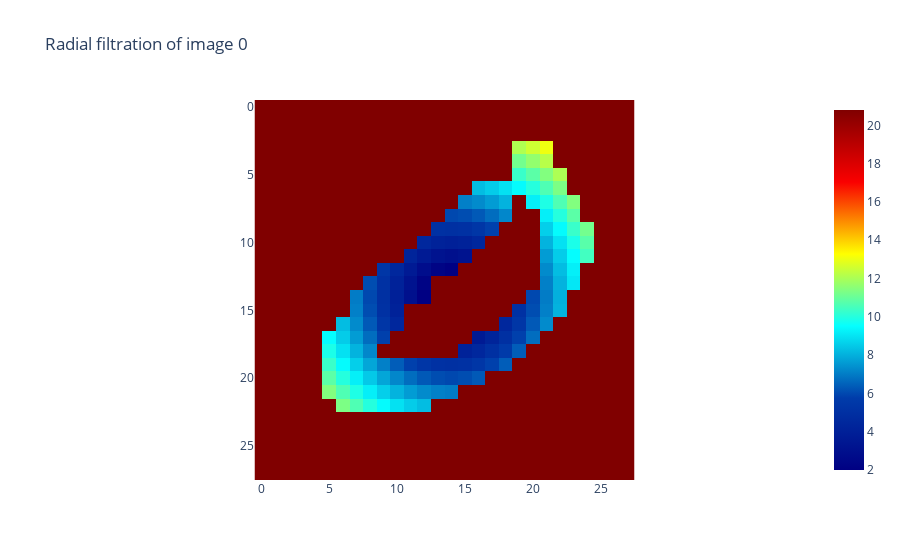

The code cell stored with this chart in its notebook:
### Markdown cell above
# Radial Filtration:

### Code cell
from gtda.images import RadialFiltration

radial_filtration = RadialFiltration(center=np.array([14, 14]))
im_filtration = radial_filtration.fit_transform(im_binarized)

radial_filtration.plot(im_filtration[0][None, :, :], colorscale="jet")

### Figure 1 — Plotly figure (JSON) as saved in the notebook; plotly's stock layout.template omitted (floating-point values rounded to 4 significant figures; data arrays with more than 128 entries replaced by an {"elided": "..."} marker saying what was removed)
{"data": [{"colorscale": [[0, "rgb(0,0,131)"], [0.2, "rgb(0,60,170)"], [0.4, "rgb(5,255,255)"], [0.6, "rgb(255,255,0)"], [0.8, "rgb(250,0,0)"], [1, "rgb(128,0,0)"]], "type": "heatmap", "z": {"elided": "28x28 float values"}}], "layout": {"plot_bgcolor": "white", "title": {"text": "Radial filtration of image 0"}, "xaxis": {"constrain": "domain", "scaleanchor": "y"}, "yaxis": {"autorange": "reversed", "constrain": "domain"}}}
